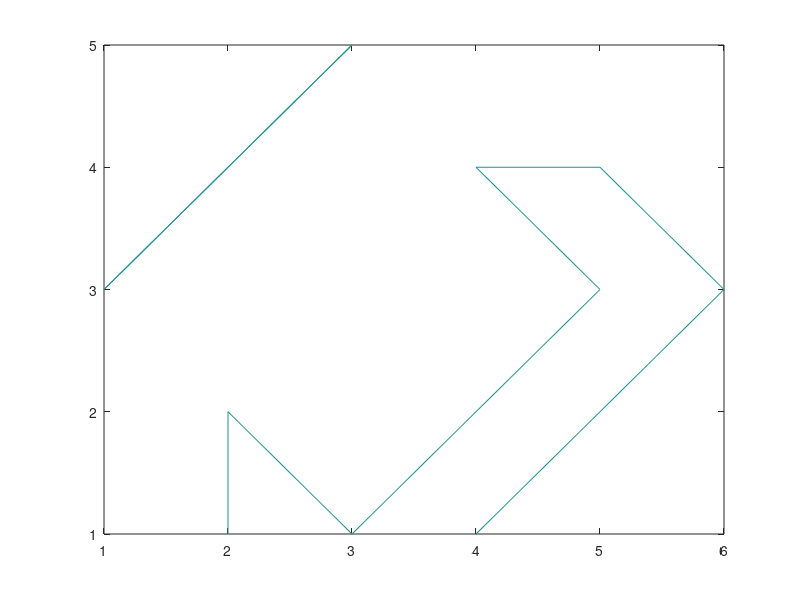

Recreate this plot in MATLAB.
clear all
clc
close all

X = [1,2,3,4,5,6];
Y = [1,2,3,4,5];

Z = [0,1,1,1,0,0;
     0,1,0,1,1,0;
     1,0,0,0,1,1;
     0,1,0,1,1,0;
     0,0,1,0,0,0];

 figure(1)
 contour(X,Y,Z,[1,1])
